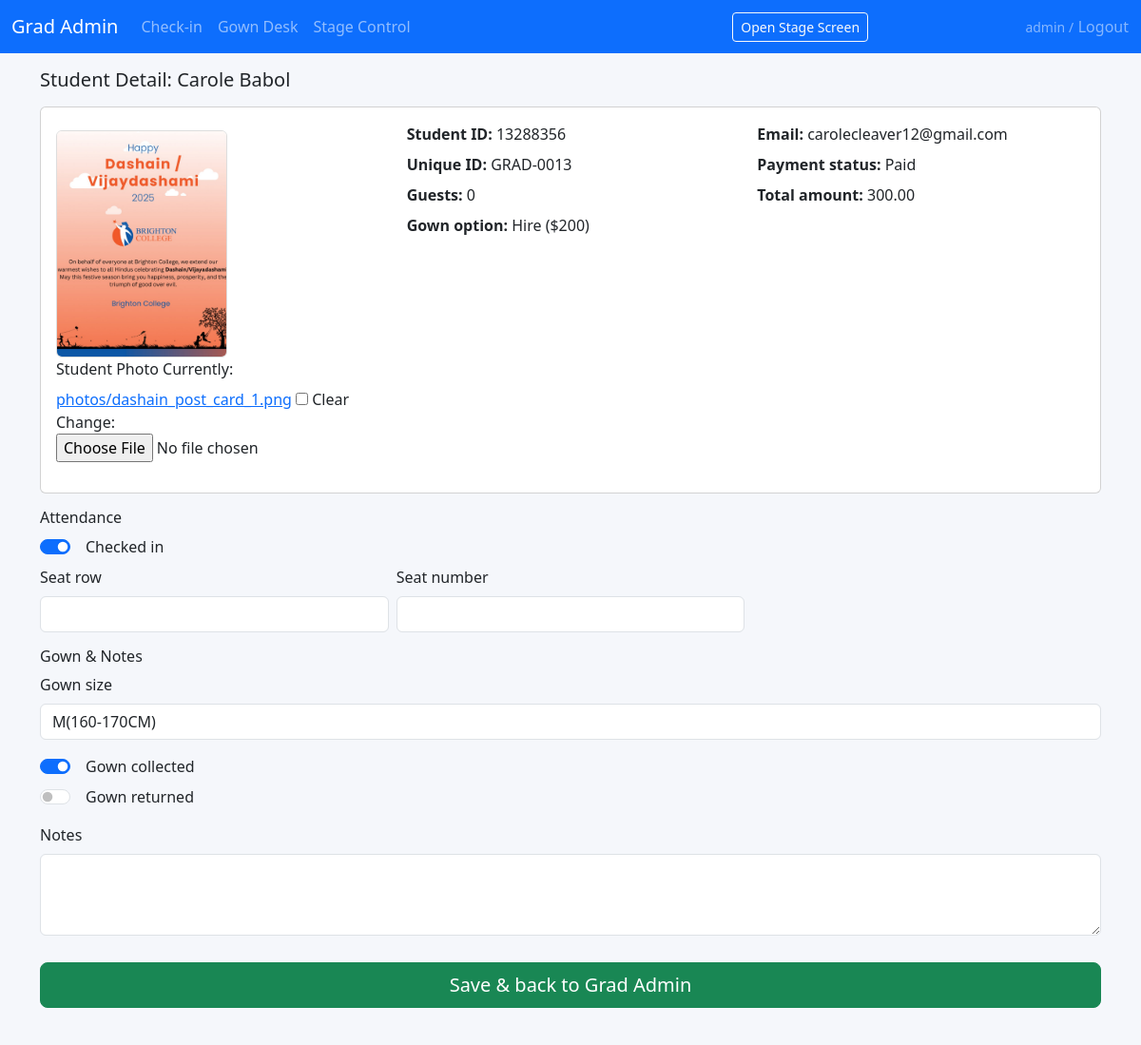
/students/34/ (signed in), run on the app's committed database.
### ceremony/models.py (models this page shows, shortened)
class Graduate(models.Model):
    submission_date = models.DateTimeField(null=True, blank=True)
    name = models.CharField(max_length=255)
    email = models.EmailField()
    student_id = models.CharField(max_length=50)
    payment_status = models.CharField(max_length=50, blank=True)
    gown_option = models.CharField(
        max_length=50,
        blank=True,
        help_text='Hire or Purchase from form',
    )
    additional_guests = models.PositiveIntegerField(default=0)
    total_amount = models.DecimalField(max_digits=10, decimal_places=2, default=0)
    unique_id = models.CharField(max_length=50, unique=True)
    gown_size = models.CharField(max_length=20, blank=True)
    submission_id = models.CharField(max_length=50, blank=True)
    photo = models.ImageField(upload_to='photos/', null=True, blank=True)
    attended = models.BooleanField(default=False)
    check_in_time = models.DateTimeField(null=True, blank=True)
    checked_in_by = models.CharField(max_length=100, blank=True)
    gown_collected = models.BooleanField(default=False)
    gown_returned = models.BooleanField(default=False)
    gown_notes = models.TextField(blank=True)
    seat_row = models.CharField(max_length=10, blank=True)
    seat_number = models.CharField(max_length=10, blank=True)
    presentation_order = models.PositiveIntegerField(
        null=True, blank=True, help_text='Order for stage presentation'
    )
    display_name = models.CharField(
        max_length=255,
        blank=True,
        help_text='Name as shown on the big screen',
    )
    course_name = models.CharField(
        max_length=255,
        blank=True,
        help_text='Optional – course/qualification to display',
    )
    class Meta:
        ordering = ['presentation_order', 'name']
    def needs_to_return_gown(self):
        if not self.gown_option:
            return False
        return "hire" in self.gown_option.lower()  # safe match for: Hire ($200)

### ceremony/views.py (the view)
# urls.py: path('students/<int:pk>/', views.student_detail, name='student_detail'),
@login_required
@require_http_methods(['GET', 'POST'])
def student_detail(request, pk):
    graduate = get_object_or_404(Graduate, pk=pk)
    if request.method == 'POST':
        form = StudentDetailForm(request.POST, request.FILES, instance=graduate)
        if form.is_valid():
            form.save()
            return redirect('grad_admin')
    else:
        form = StudentDetailForm(instance=graduate)
    return render(
        request,
        'ceremony/student_detail.html',
        {'graduate': graduate, 'form': form},
    )

### ceremony/forms.py
class StudentDetailForm(forms.ModelForm):
    class Meta:
        model = Graduate
        fields = [
            'attended',
            'seat_row',
            'seat_number',
            'presentation_order',
            'gown_size',
            'gown_collected',
            'gown_returned',
            'gown_notes',
            'photo',
        ]
        widgets = {
            'attended': forms.CheckboxInput(attrs={'class': 'form-check-input'}),
            'seat_row': forms.TextInput(attrs={'class': 'form-control'}),
            'seat_number': forms.TextInput(attrs={'class': 'form-control'}),
            'presentation_order': forms.NumberInput(attrs={'class': 'form-control'}),
            'gown_size': forms.TextInput(attrs={'class': 'form-control'}),
            'gown_collected': forms.CheckboxInput(attrs={'class': 'form-check-input'}),
            'gown_returned': forms.CheckboxInput(attrs={'class': 'form-check-input'}),
            'gown_notes': forms.Textarea(attrs={'class': 'form-control', 'rows': 3}),
        }

### ceremony/templates/ceremony/student_detail.html (shortened to what this page needs)
{% extends "ceremony/base.html" %}
{% load static %}
{% block content %}
<h1 class="h5 mb-3">Student Detail: {{ graduate.name }}</h1>
<form method="post" class="mb-5" enctype="multipart/form-data">{% csrf_token %}
	<div class="card mb-3">
		<div class="card-body">
			<div class="row">
				<div class="col-md-4">
					<div class="mb-3">
						<div class="mt-2">
							<img id="photo-preview"
								src="{% if graduate.photo %}{{ graduate.photo.url }}{% else %}{% static 'ceremony/default_silhouette.png' %}{% endif %}"
								class="img-fluid rounded" style="max-width:180px; border:1px solid #ddd;">
						</div>
						<label class="form-label">Student Photo</label>
						{{ form.photo }}
					</div>
				</div>
				<div class="col-md-8">
					<div class="row">
						<div class="col-md-6 mb-2">
							<strong>Student ID:</strong> {{ graduate.student_id }}
						</div>
						<div class="col-md-6 mb-2">
							<strong>Email:</strong> {{ graduate.email }}
						</div>
						<div class="col-md-6 mb-2">
							<strong>Unique ID:</strong> {{ graduate.unique_id }}
						</div>
						<div class="col-md-6 mb-2">
							<strong>Payment status:</strong> {{ graduate.payment_status }}
						</div>
						<div class="col-md-6 mb-2">
							<strong>Guests:</strong> {{ graduate.additional_guests }}
						</div>
						<div class="col-md-6 mb-2">
							<strong>Total amount:</strong> {{ graduate.total_amount }}
						</div>
						<div class="col-md-12 mb-2">
							<strong>Gown option:</strong> {{ graduate.gown_option }}
						</div>
					</div>
				</div>
			</div>
		</div>
	</div>
	<h2 class="h6 mt-3">Attendance</h2>
	<div class="form-check form-switch mb-2">
		{{ form.attended }}
		<label class="form-check-label ms-2">Checked in</label>
	</div>
	<div class="row g-2 mb-3">
		<div class="col-4">
			<label class="form-label">Seat row</label>
			{{ form.seat_row }}
		</div>
		<div class="col-4">
			<label class="form-label">Seat number</label>
			{{ form.seat_number }}
		</div>
	</div>
	<h2 class="h6 mt-3">Gown &amp; Notes</h2>
	<div class="mb-3">
		<label class="form-label">Gown size</label>
		{{ form.gown_size }}
	</div>
	<div class="form-check form-switch mb-2">
		{{ form.gown_collected }}
		<label class="form-check-label ms-2">Gown collected</label>
	</div>
	{% if graduate.needs_to_return_gown %}
		<div class="form-check form-switch mb-3">
			{{ form.gown_returned }}
			<label class="form-check-label ms-2">Gown returned</label>
		</div>
	{% else %}
		<span class="badge bg-info">No need to return, gown was purchased</span>
	{% endif %}
	<div class="mb-3">
		<label class="form-label">Notes</label>
		{{ form.gown_notes }}
	</div>
	<div class="fixed-bottom-bar">
		<button type="submit" class="btn btn-success w-100 btn-lg">
			Save &amp; back to Grad Admin
		</button>
	</div>
</form>
{% endblock %}

### ceremony/templates/ceremony/base.html (shortened to what this page needs)
<!DOCTYPE html>
<html lang="en">
<head>
	<link href="https://cdn.jsdelivr.net/npm/bootstrap@5.3.3/dist/css/bootstrap.min.css" rel="stylesheet">
	<link rel="stylesheet" href="https://code.jquery.com/ui/1.13.2/themes/base/jquery-ui.css" />
</head>
<body>
	<nav class="navbar navbar-expand-lg navbar-dark bg-primary mb-3">
		<div class="container-fluid">
			<a class="navbar-brand" href="{% url 'grad_admin' %}">Grad Admin</a>
			<div class="collapse navbar-collapse" id="nav">
				<ul class="navbar-nav me-auto mb-2 mb-lg-0">
					<li class="nav-item"><a class="nav-link" href="{% url 'check_in_search' %}">Check-in</a></li>
					<li class="nav-item"><a class="nav-link" href="{% url 'gown_search' %}">Gown Desk</a></li>
					<li class="nav-item"><a class="nav-link" href="{% url 'stage_control' %}">Stage Control</a></li>
				</ul>
				<a class="btn btn-outline-light btn-sm mx-auto" href="{% url 'stage_display' %}" target="_blank">Open
					Stage Screen</a>
				{% if request.user.is_authenticated %}
				<form method="POST" action="{% url 'logout' %}" class="d-inline">{% csrf_token %}
					<span class="text-white-50 small">{{ request.user.username }} / </span>
					<button type="submit" class="btn btn-link p-0 m-0 align-baseline text-white-50"
						style="text-decoration:none;">Logout</button>
				</form>
				{% endif %}
			</div>
		</div>
	</nav>
	<div class="container mb-5">
		{% block content %}{% endblock %}
	</div>
</body>
</html>

### ceremony/templates/ceremony/base.html (style rules this page uses)
body { background-color: #f5f7fb; }
.nav-link { font-weight: 500; }
.fixed-bottom-bar { position: sticky; bottom: 0; z-index: 100; padding: 0.75rem 0; background: linear-gradient(to top, #f5f7fb, rgba(245, 247, 251, 0.9)); }

### data on the page
Graduate: name "Carole Babol", photo (picture), student_id "13288356", email "carolecleaver12@gmail.com", unique_id "GRAD-0013", payment_status "Paid", additional_guests "0", total_amount "300.00", gown_option "Hire ($200)", attended "☑", gown_size "M(160-170CM)", gown_collected "☑"

### other printed values
{{ request.user.username }} "admin"
